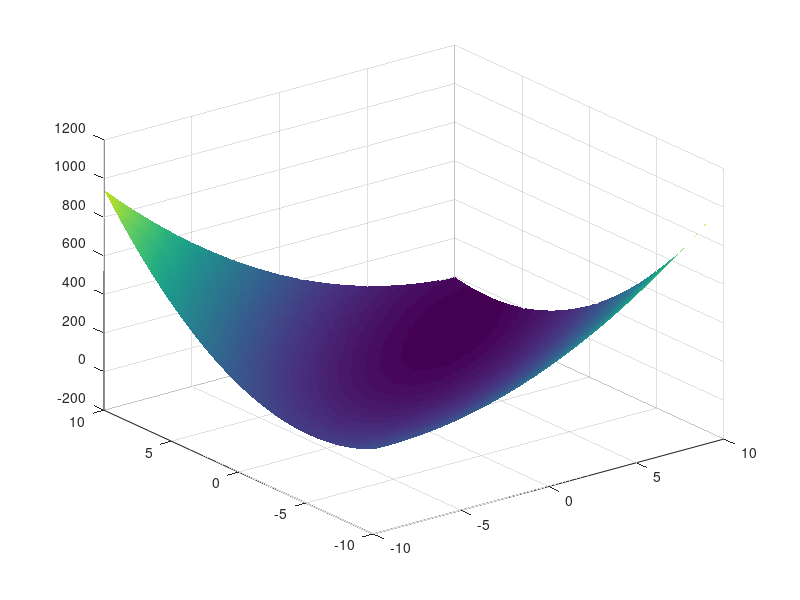
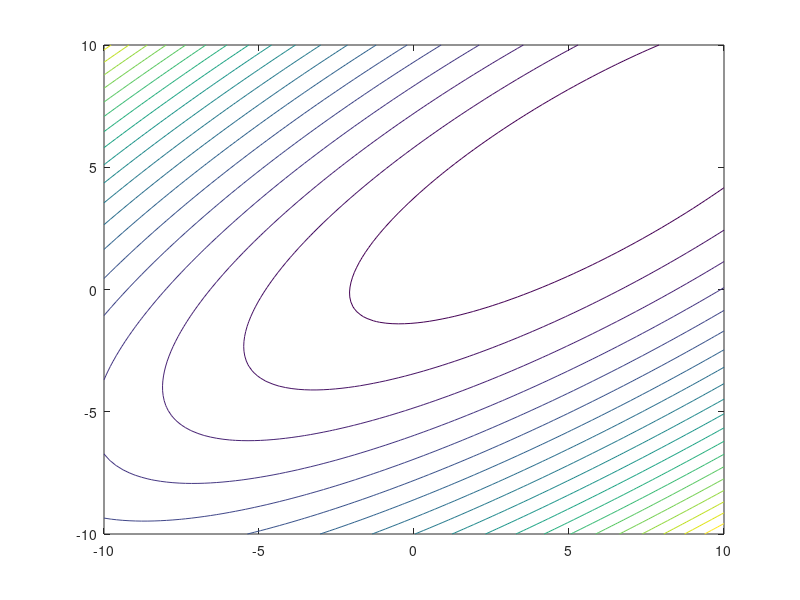

These charts were generated, in order, by the following MATLAB code: (Note: this script raises an error after producing the figures.)
clc;
clear all;
close all;
%% Esercizio 1

A=[4.24 -4.32; -4.2 6.76]
b=[4;8]
% creo il dominio per plottare la forma quadratica: è una griglia che contiene 
% per ogni punto la prima e la seconda componente
x1=linspace(-10,10,100);
x2=linspace(-10,10,100);
[X,Y]=meshgrid(x1,x2); % meshgrid crea tutti i prodotti cartesiani
% lo risolvo a mano (minimo della psi(x) va a trovare la soluzione esatta x del sistema)
Phi = 1/2*(A(1,1)*X.^2+A(2,2)*Y.^2+2*A(1,2)*X.*Y)-b(1)*X-b(2)*Y;
size(Phi)
surf(X,Y,Phi,'Lines','no'); % plotta l'estensione lungo la verticale
figure
contour(X,Y,Phi,20); % Linee di livello: lo affetta in 20 parti
%% a)
alpha=0.05;
tol=1e-7;
nmax=1000;
x0=[-9;-9];
P=eye(2);
[xk,kr]=richardson(A,b,P,x0,tol,nmax,alpha)
size(xk) % 2x332
contour(X,Y,Phi,20);
hold on;
plot(xk(1,:),xk(2,:),'r-*','LineWidth',2);
%% b)
P=[1.0912 -0.8587 ; -0.8587 1.5921]
[xk,kg]=gradiente(A,b,P,x0,tol,nmax)
contour(X,Y,Phi,20);
hold on;
plot(xk(1,:),xk(2,:),'r-*','LineWidth',2);
kr
kg
% Gradiente ci mette molto meno di richardson stazionario
% tutte le direzioni perpendicolari -> ortogonali nel cambio di base
% c) Non è sdp: manca la prima delle due ipotesi per P-1*A
%% Esercizio 2
A = delsq( numgrid('B',50) );
b = ones( size(A,1),1 );

figure
spy(A)
% A R^(n x n) -> cg converge in al più n iterazioni in ARITMETICA ESATTA
% n=1814
% ovviamente A sdp
tol= 1e-12;
nmax=1000;
P=eye(size(A,1));
[X,FLAG,RELRES,ITER,RESVEC]=pcg(A,b,tol,nmax,P)
